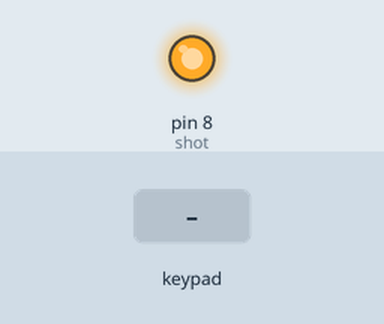
Recording of a sketch running on a simulated Arduino Uno, built with avr-gcc and run on an emulated ATmega328P. Parts: output pins drawn as LEDs (lit = HIGH). The test bench sets the inputs (shaded band). What the sketch prints to the serial monitor is not drawn.

Above: at 3.2 s.
3.3 s: key 'X' pressed
At 3.7 s:
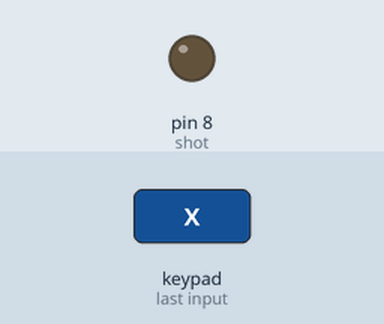
Timing chart, 0 to 6.3 s (numbered marks = the images above; inputs shaded):
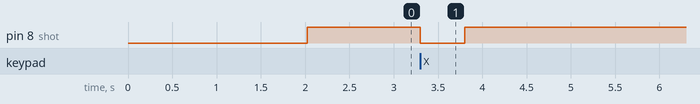

The sketch:

shot.ino
```cpp
#include <PS2X_lib.h>

//ขาข้อมูล จอย PS2X
#define PS2_DAT 3
#define PS2_CMD 4
#define PS2_SEL 5
#define PS2_CLK 6

// ตัวแปรยิง
#define shot 8

PS2X ps2x;

void setup() {
  delay(1000);
  Serial.begin(9600);
  Serial.println("กำลังเชื่อมต่อ...");
  while (true) {
    int error = ps2x.config_gamepad(PS2_CLK, PS2_CMD, PS2_SEL, PS2_DAT, false, false);
    if (error == 0) {
      Serial.println("เชื่อมต่อแล้ว");
      delay(1000);
      break;
    }
    delay(500);
  }
  pinMode(shot, OUTPUT);
}

void loop() {
    ps2x.read_gamepad(false, false);
    if (ps2x.Button(PSB_TRIANGLE) || ps2x.Button(PSB_SQUARE) || ps2x.Button(PSB_CROSS) || ps2x.Button(PSB_CIRCLE)) {
        digitalWrite(shot,LOW);
        Serial.println("shot");
        delay(500);
  }else{
        digitalWrite(shot,HIGH);
  }
}
```

Measured:
- after the input at 3.3 s, pin 8 (shot): HIGH → LOW at once, → HIGH 0.50 s later
